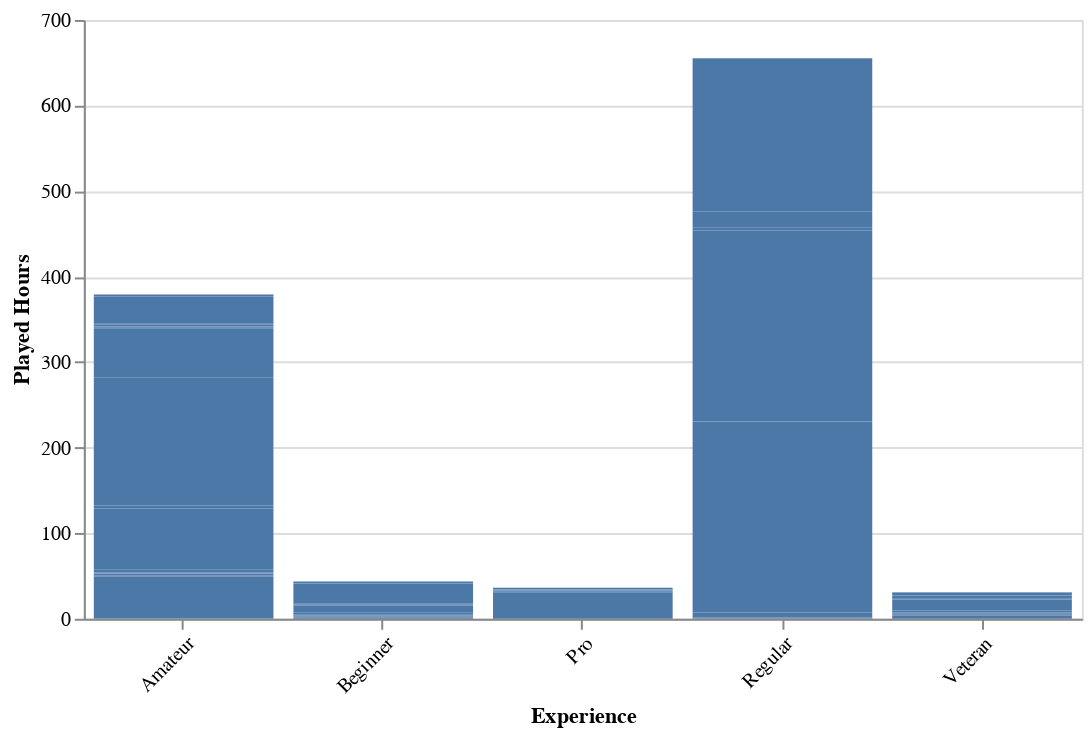

Notebook code cell kept with this figure:
### Markdown cell above
#### Figure 1.
_This scatterplot represents the scatterplot of hours played for individuals under age 60 who participated in the study. The individual points are colour coded by experience level_

### Code cell
# creating a bar plot of experience vs played hours

experience_chart = alt.Chart(filtered_age_df).mark_bar().encode(
    x=alt.X("experience").title("Experience"),
    y=alt.Y("played_hours").title("Played Hours")
).properties(width = 500).configure_axisX(labelAngle = -45)

experience_chart

### Figure 1 — Vega specification as saved in the notebook (floating-point values rounded to 4 significant figures; data arrays with more than 128 entries replaced by an {"elided": "..."} marker saying what was removed)
{"$schema": "https://vega.github.io/schema/vega/v5.json", "data": [{"name": "source_0", "values": {"elided": "194 records"}}, {"name": "source_0_x_domain_experience", "values": [{"experience": "Pro"}, {"experience": "Veteran"}, {"experience": "Amateur"}, {"experience": "Regular"}, {"experience": "Beginner"}]}], "marks": [{"type": "rect", "name": "marks", "from": {"data": "source_0"}, "encode": {"update": {"fill": {"value": "#4c78a8"}, "x": {"field": "experience", "scale": "x"}, "width": {"signal": "max(0.25, bandwidth('x'))"}, "y": {"field": "played_hours_end", "scale": "y"}, "y2": {"field": "played_hours_start", "scale": "y"}}}, "style": ["bar"]}], "scales": [{"name": "x", "type": "band", "domain": {"data": "source_0_x_domain_experience", "field": "experience", "sort": true}, "range": [0, {"signal": "width"}], "paddingInner": 0.1, "paddingOuter": 0.05}, {"name": "y", "type": "linear", "domain": {"data": "source_0", "fields": ["played_hours_start", "played_hours_end"]}, "range": [{"signal": "height"}, 0], "nice": true, "zero": true}], "axes": [{"scale": "y", "minExtent": 0, "ticks": false, "zindex": 0, "orient": "left", "maxExtent": 0, "labels": false, "grid": true, "tickCount": {"signal": "ceil(height/40)"}, "gridScale": "x", "domain": false, "aria": false}, {"scale": "x", "labelAlign": "right", "labelBaseline": "top", "zindex": 0, "orient": "bottom", "grid": false, "title": "Experience"}, {"scale": "y", "tickCount": {"signal": "ceil(height/40)"}, "title": "Played Hours", "zindex": 0, "labelOverlap": true, "grid": false, "orient": "left"}], "background": "white", "config": {"axisX": {"labelAngle": -45}}, "height": 300, "style": "cell", "padding": 5, "width": 500}
